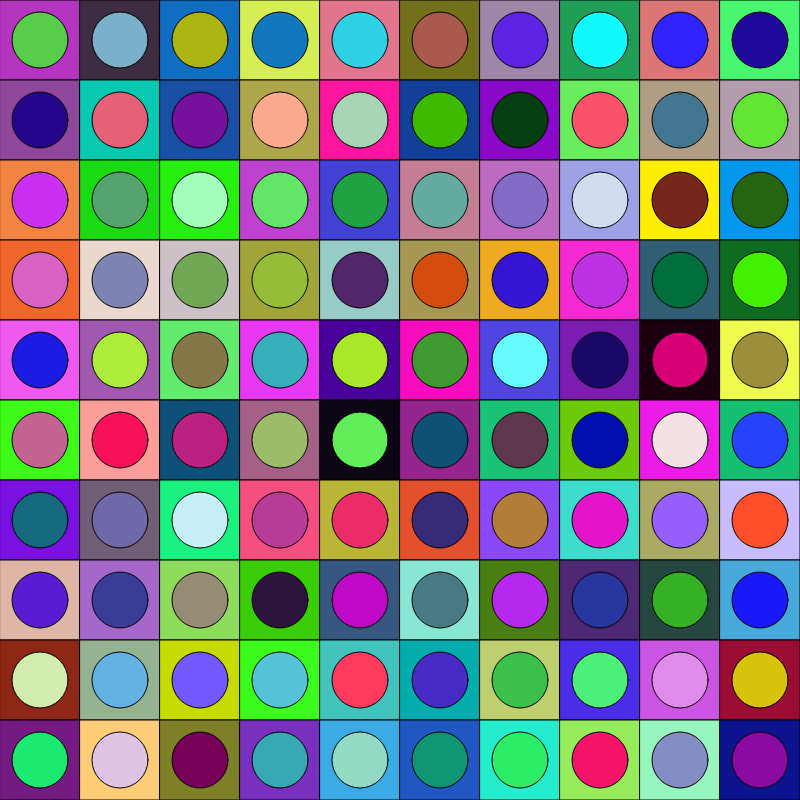
Frame 1 (no input)
Frame 60 (no input): identical to frame 1, image omitted
Frame 120 (the mouse pressed at the canvas centre since frame 60): identical to frame 1, image omitted

The p5.js sketch that drew this single still picture (run headless with seeded random() and noise() and a simulated clock; from frame 60 on, the mouse is pressed at the canvas centre):

// p5.js sketch
// ── sketch.js
function setup() 
{
  createCanvas(800, 800);
  //  noStroke(); - commented out because it gave it a cool outline to each object somehow.

  let grid = 10; // a 10 x 10 grid
  let size = width / grid; // how big each cell is

  for (let y = 0; y < grid; y++) 
  {
    for (let x = 0; x < grid; x++) 
    {

      // Random colours for square and circle
      fill(random(255), random(255), random(255));
      rect(x * size, y * size, size, size);

      fill(random(255), random(255), random(255));
      ellipse(x * size + size / 2, y * size + size / 2, size * 0.7);
    }
  }
}

function draw()
{

}

// for this piece, I have taken insperation from the hungarian-french
// artist Victor Vasarely who specialised in creating art that tricked
// the eyes most commonly, but for this specific piece i recreated a
// simplified version of his style by using coloured squares and circles
// inside them. And how when the page is refreshed, each time the colours
// will be new.
